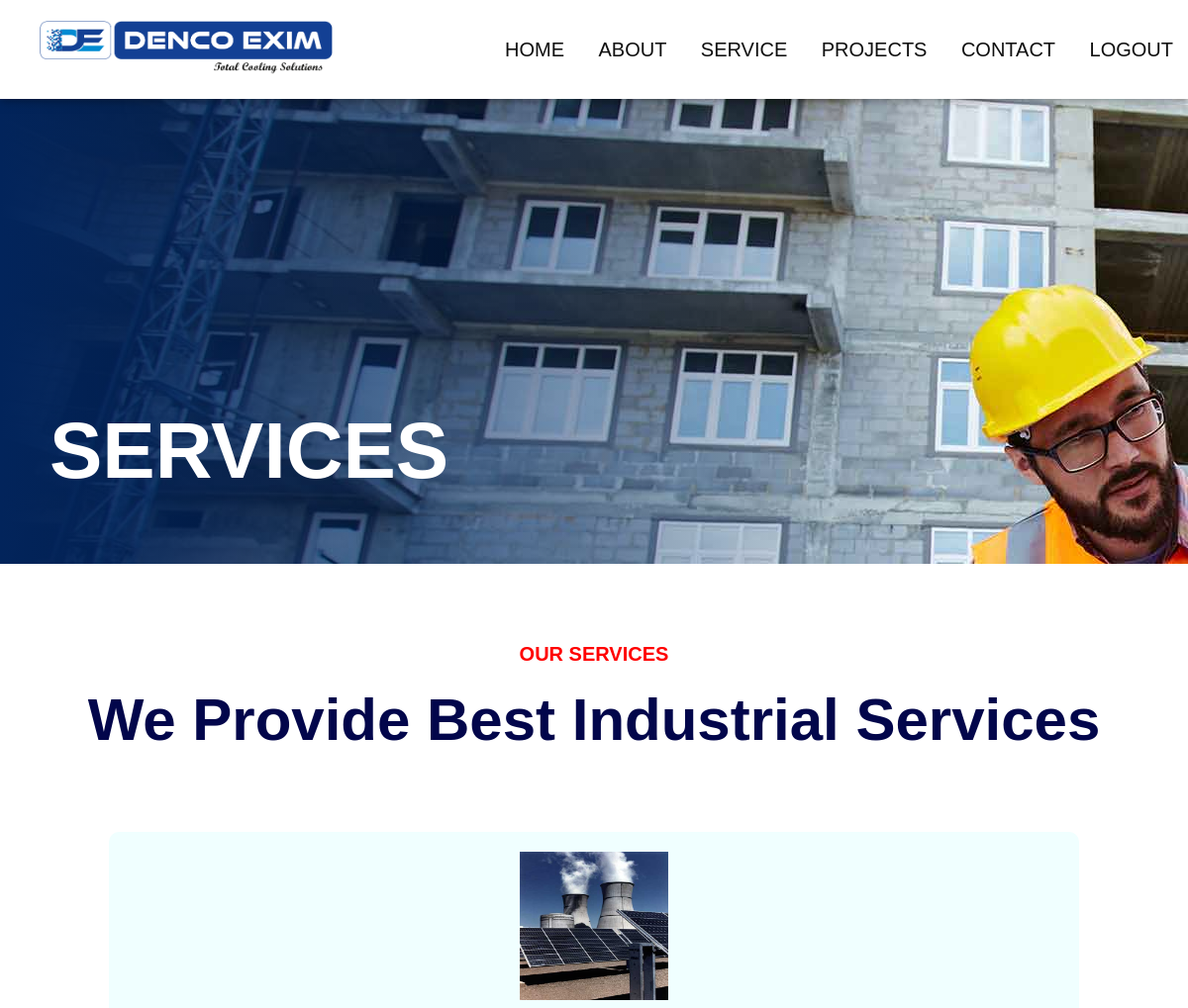
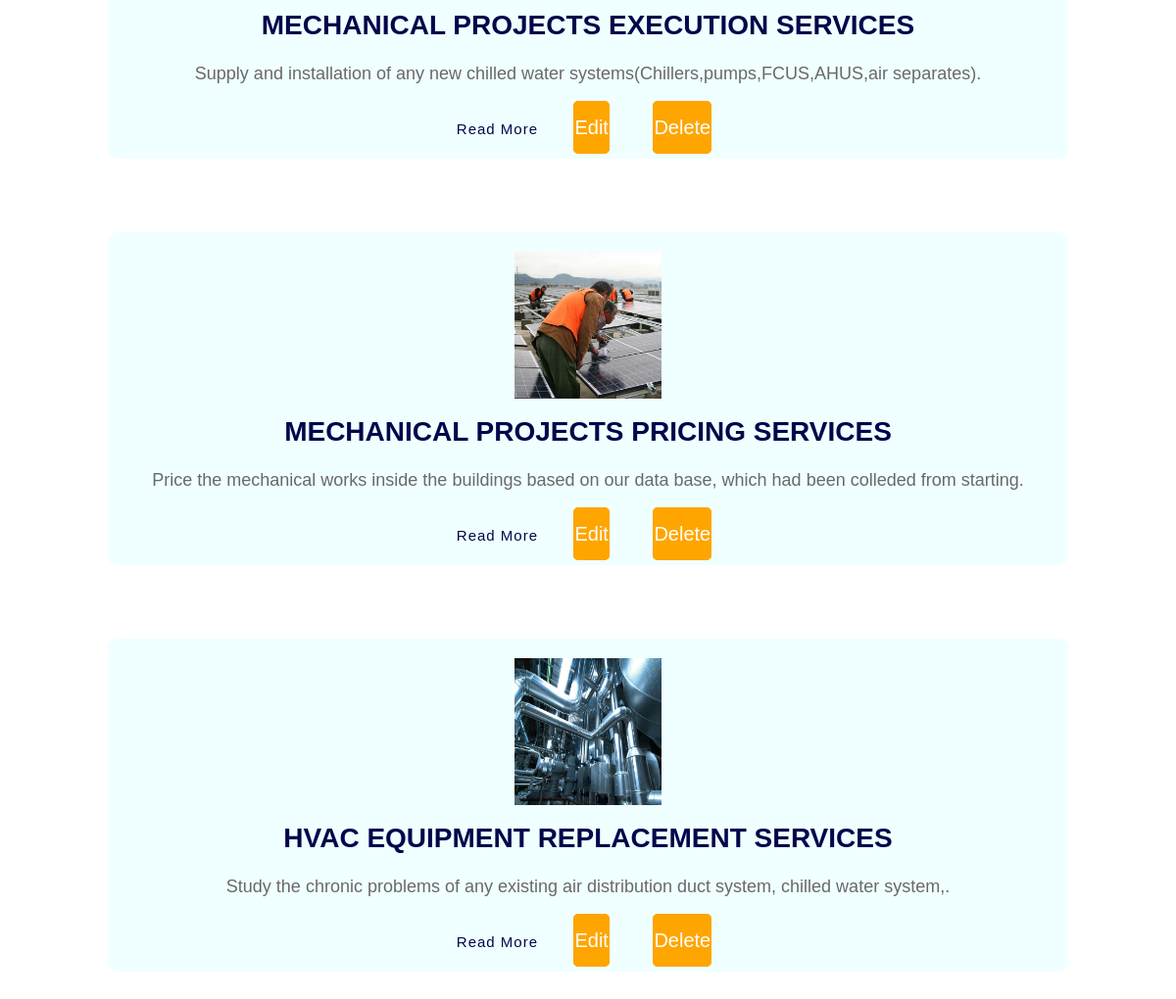
Screenshot of /service1 with the database file from the repository (2 pictures, top to bottom).
### newapp/models.py (models this page shows)
class Service(models.Model):
    img = models.FileField()
    head = models.CharField(max_length=100)
    data = models.CharField(max_length=1000)

### newapp/views.py (the view)
# urls.py: path('service1', views.service1, name='service1'),
def service1(request):
    read = Service.objects.all()
    re = {'service': read}
    return render(request, 'service1.html',re)

### templates/service1.html (shortened to what this page needs)
{%load static%}
<!DOCTYPE html>
<html lang="en">
<head>
     <link rel="stylesheet" href="{% static 'nav.css' %}">
    <link rel="stylesheet" href="{% static 'service.css' %}">
</head>
<body>
<section>
    <nav>
        <div class="logo">
            <img src="{% static 'logo.jpg' %}" alt="">
        </div>
        <ul>
            <li><a href="home1">HOME</a> </li>
            <li><a href="newabt">ABOUT</a> </li>
            <li><a href="service">SERVICE</a> </li>
            <li><a href="project">PROJECTS</a> </li>
            <li><a href="contact">CONTACT</a> </li>
            <li><a href="home1">LOGOUT</a> </li>
        </ul>
    </nav>
</section>
<div class="add">
    <div class="top">
          <h1 >SERVICES</h1>
    </div>
</div>
<div class="sec">
    <div class="title">
        <h3>OUR SERVICES</h3>
        <h1>We Provide Best Industrial Services </h1>
    </div>
    {% for i in service %}
    <div class="services">
        <div class="card">
            <div class="icon">
                <img src="{{i.img.url}}">
            </div>
            <h2>{{i.head}}</h2>
            <p>{{i.data}}</p>
            <a href="#" class="button">Read More</a>
            <div class="btn">
                <a class="first" href="{% url 'supdate' i.id %}" >Edit</a>
                <a  class="third" href="{% url 'sde' i.id %}" >Delete</a>
            </div>
        </div>
    </div>
    {% endfor%}
</div>
</body>
</html>

### static/nav.css (style rules this page uses)
* { padding:0%; margin:0%; box-sizing:border-box; font-family:sans-serif; }
section { width:100%; height:90px; }
section nav { height:100px; display:flex; justify-content:space-between; align-items:center; position:fixed; left:0%; right:0%; background-color:white; box-shadow:0 0 10px rgba(0,0,0,0.5); z-index:1000; }
section nav .logo img { width:300px; height:55px; cursor:pointer; margin:10px 40px; border-radius:3px; }
section nav ul { list-style:none; }
section nav li { display:inline-block; margin:0 15px; }
section nav li a { text-decoration:none; color: rgb(15,15,15); font-size: 20px; font-weight: 100; transition: 0.1s; }
.btn a { text-decoration:none; color:white; font-size:20px; }
.btn { display:grid; grid-template:1fr1fr; }

### static/service.css (style rules this page uses)
* { margin:0px; padding:0px; box-sizing:border-box; }
body { width:100%; background-color:#fff; }
.title h3 { text-align:center; color:red; padding:20px 0; padding-top:80px; font-size:20px; }
.title h1 { color:rgb(2,6,75); font-size:60px; font-weight:bold; text-align:center; }
.title h1::after { content:""; height:4px; width:230px; display:block; margin:auto; }
.services { width:85%; display:flex; justify-content:space-between; align-items:center; margin:75px auto; text-align: center; }
.card { width:100%; justify-content:space-between; align-items:center; flex-direction:column; margin:0px 20px; padding:20px 20px; background-color:#f0ffff; border-radius:10px; cursor:pointer; display:inline; }
.card .icon { font-size:35px; margin-bottom: 10px; }
.card img { width:150px; height:150px; }
.card h2 { font-size:28px; color:rgb(2,6,75); margin-bottom:20px; content:"\a"; white-space:pre; }
.card p { font-size:18px; margin-bottom:30px; line-height:1.5; color:#696969; }
.button { font-size:15px; text-decoration:none; padding:8px 12px; border-radius:5px; letter-spacing:1px; color:rgb(2,6,75); }
.add { background-image:url("trade.jpg"); object-fit:cover; object-position:top; height:60vh; }
.add .top { color:#fff; text-align:left; padding-left:50px; font-size:40px; font-weight:bold; width:80%; height:100%; padding-top:40vh; background: linear-gradient(to right, rgba(2, 36, 91, 1) 0%, rgba(2, 36, 91, 0) 100%); }
.btn { display:inline; width:50px; height:50px; }
.btn .first { z text-decoration:none; width: 120px; padding:15px 0; text-align:center; margin:20px 20px; border-radius:5px; font-size:20px; border: 1px solid orange; background-color:orange; color:white; cursor: pointer; position:relative; overflow:hidden; }
.btn .third { text-decoration:none; width: 120px; padding:15px 0; text-align:center; margin:20px 20px; border-radius:5px; font-size:20px; border: 1px solid orange; background-color:orange; color:white; cursor: pointer; position:relative; overflow:hidden; }
.btn a { text-decoration:none; color:white; font-size:20px; }

### rows the page displays
Service: img (picture), head "MECHANICAL PROJECTS EXECUTION SERVICES", data "Supply and installation of any new chilled water systems(Chillers,pumps,FCUS,AHUS,air separates)."
Service: img (picture), head "MECHANICAL PROJECTS PRICING SERVICES", data "Price the mechanical works inside the buildings based on our data base, which had been colleded from starting."
Service: img (picture), head "HVAC EQUIPMENT REPLACEMENT SERVICES", data "Study the chronic problems of any existing air distribution duct system, chilled water system,."
